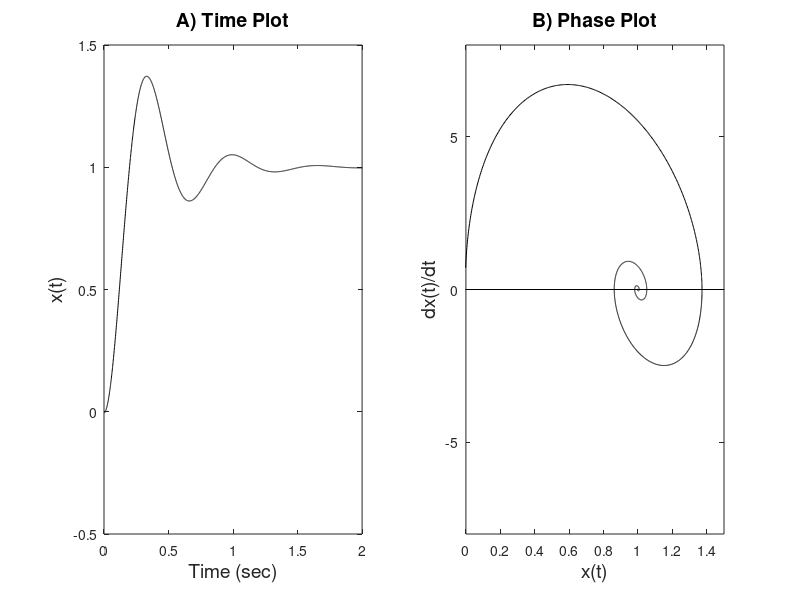

This chart was generated by the following MATLAB code:
% Example 10.4 Plot the phase plane of a second-order system
%
clear all; close all;
fs = 1000;              % Sampling frequency
N = fs * 10;            % Sove for 10 sec
t = (1:N)/fs;           % Time vector
theta = atan2(.95,.3);
x = 1 - (exp(-3*t).*sin(9.5*t+theta))/0.95;
dx_dt = [diff(x) 0]*fs; %ilter(b,1,x);
hold on;
subplot(1,2,1);
    plot(t,x,'k'); 
    title('A) Time Plot','FontSize',14);
    xlabel('Time (sec)','FontSize',14); 
    ylabel('x(t)','FontSize',14);
    xlim([0 2]);
 subplot(1,2,2);
    plot(x,dx_dt,'k'); hold on
    plot([0 2],[0 0],'k'); 
    title('B) Phase Plot','FontSize',14);
    xlabel('x(t)','FontSize',14); 
    ylabel('dx(t)/dt','FontSize',14);
    xlim([0 1.5]); ylim([-8 8])
